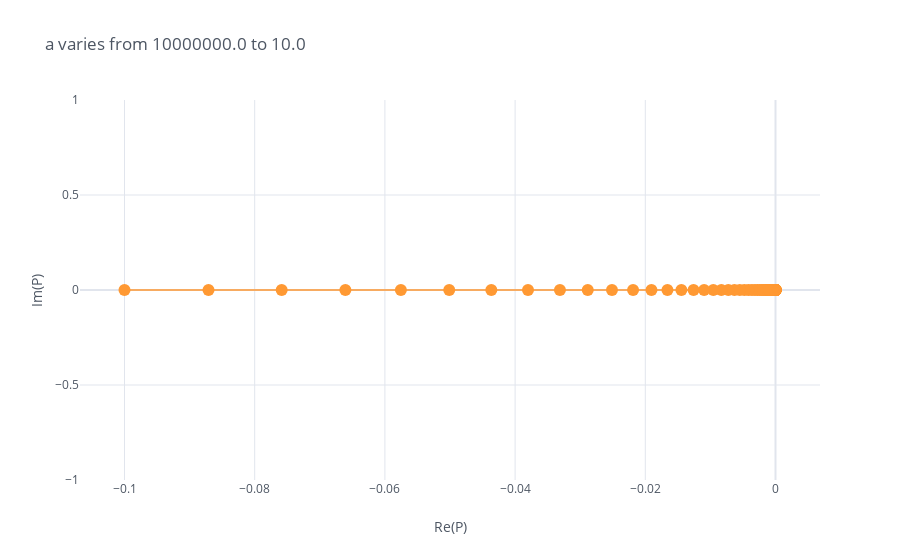

Source (notebook cell):
### Markdown cell above
### 3. С помощью scipy.signal вычислите, как меняются полюсы системы при изменении указанного параметра (остальные параметры можно принять равными небольшим целым числам).

### Code cell
# P = -1/a
p_num = 101
vs = np.logspace(1, 7, p_num)
# массив для результатов (так как полюс один, то достаточно массива, а не матрицы
Ps = np.empty(p_num)

for i, vs_i in enumerate(vs):
    _, p, _ = signal.tf2zpk([1, 0], [a / vs_i, 1])
    # полюс всегда гарантированно один, поэтому сохраняем его
    Ps[i] = p[0]
    
df = pd.DataFrame(np.imag(Ps), index=np.real(Ps))
df.iplot(mode='lines + markers', xTitle='Re(P)', yTitle='Im(P)', 
         title=f'a varies from {a / vs[0]} to {a / vs[-1]}')

### Figure 1 — Plotly figure (JSON) as saved in the notebook; plotly's stock layout.template omitted (floating-point values rounded to 4 significant figures)
{"data": [{"line": {"color": "rgba(255, 153, 51, 1.0)", "dash": "solid", "shape": "linear", "width": 1.3}, "marker": {"size": 12, "symbol": "circle"}, "mode": "lines+markers", "name": "0", "text": "", "type": "scatter", "x": [-1e-07, -1.148e-07, -1.318e-07, -1.514e-07, -1.738e-07, -1.995e-07, -2.291e-07, -2.63e-07, -3.02e-07, -3.467e-07, -3.981e-07, -4.571e-07, -5.248e-07, -6.026e-07, -6.918e-07, -7.943e-07, -9.12e-07, -1.047e-06, -1.202e-06, -1.38e-06, -1.585e-06, -1.82e-06, -2.089e-06, -2.399e-06, -2.754e-06, -3.162e-06, -3.631e-06, -4.169e-06, -4.786e-06, -5.495e-06, -6.31e-06, -7.244e-06, -8.318e-06, -9.55e-06, -1.096e-05, -1.259e-05, -1.445e-05, -1.66e-05, -1.905e-05, -2.188e-05, -2.512e-05, -2.884e-05, -3.311e-05, -3.802e-05, -4.365e-05, -5.012e-05, -5.754e-05, -6.607e-05, -7.586e-05, -8.71e-05, -0.0001, -0.0001148, -0.0001318, -0.0001514, -0.0001738, -0.0001995, -0.0002291, -0.000263, -0.000302, -0.0003467, -0.0003981, -0.0004571, -0.0005248, -0.0006026, -0.0006918, -0.0007943, -0.000912, -0.001047, -0.001202, -0.00138, -0.001585, -0.00182, -0.002089, -0.002399, -0.002754, -0.003162, -0.003631, -0.004169, -0.004786, -0.005495, -0.00631, -0.007244, -0.008318, -0.00955, -0.01096, -0.01259, -0.01445, -0.0166, -0.01905, -0.02188, -0.02512, -0.02884, -0.03311, -0.03802, -0.04365, -0.05012, -0.05754, -0.06607, -0.07586, -0.0871, -0.1], "y": [0, 0, 0, 0, 0, 0, 0, 0, 0, 0, 0, 0, 0, 0, 0, 0, 0, 0, 0, 0, 0, 0, 0, 0, 0, 0, 0, 0, 0, 0, 0, 0, 0, 0, 0, 0, 0, 0, 0, 0, 0, 0, 0, 0, 0, 0, 0, 0, 0, 0, 0, 0, 0, 0, 0, 0, 0, 0, 0, 0, 0, 0, 0, 0, 0, 0, 0, 0, 0, 0, 0, 0, 0, 0, 0, 0, 0, 0, 0, 0, 0, 0, 0, 0, 0, 0, 0, 0, 0, 0, 0, 0, 0, 0, 0, 0, 0, 0, 0, 0, 0]}], "layout": {"legend": {"bgcolor": "#FFFFFF", "font": {"color": "#4D5663"}}, "paper_bgcolor": "#FFFFFF", "plot_bgcolor": "#FFFFFF", "title": {"font": {"color": "#4D5663"}, "text": "a varies from 10000000.0 to 10.0"}, "xaxis": {"gridcolor": "#E1E5ED", "showgrid": true, "tickfont": {"color": "#4D5663"}, "title": {"font": {"color": "#4D5663"}, "text": "Re(P)"}, "zerolinecolor": "#E1E5ED"}, "yaxis": {"gridcolor": "#E1E5ED", "showgrid": true, "tickfont": {"color": "#4D5663"}, "title": {"font": {"color": "#4D5663"}, "text": "Im(P)"}, "zerolinecolor": "#E1E5ED"}}}
